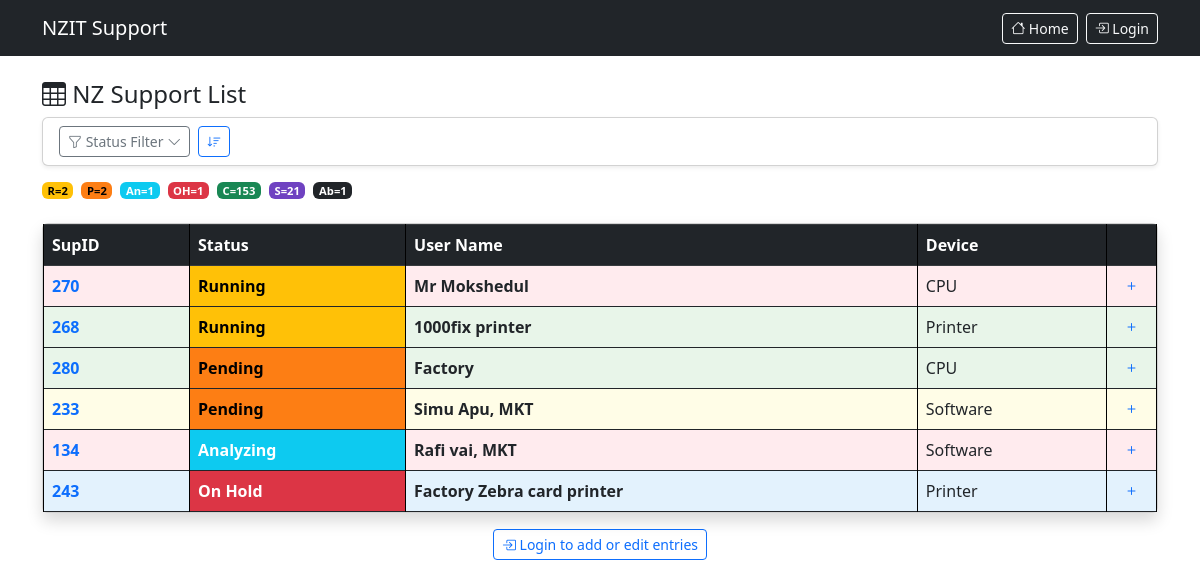
The page /nzsupportlist.php on the database its author committed.
### tables this page shows
CREATE TABLE `nzsupportlist` (
  `id` int(11) NOT NULL AUTO_INCREMENT,
  `sup_id` varchar(50) NOT NULL,
  `status` varchar(50) DEFAULT 'Pending',
  `user_name` varchar(100) NOT NULL,
  `device` varchar(200) DEFAULT NULL,
  `support_person` varchar(100) DEFAULT NULL,
  `start_date` date DEFAULT NULL,
  `description` text DEFAULT NULL,
  `remarks` text DEFAULT NULL,
  `deadline` date DEFAULT NULL,
  `remaining_days` int(11) DEFAULT 0,
  `end_date` date DEFAULT NULL,
  `created_at` timestamp NOT NULL DEFAULT current_timestamp(),
  PRIMARY KEY (`id`)
);

### config.php (called while the page is built, shortened)
<?php
function isLoggedIn() {
    return isset($_SESSION['user_id']);
}

### nzsupportlist.php (the view, shortened to what this page needs)
<?php
require_once 'config.php';
$statuses = $conn->query("SELECT * FROM statuses ORDER BY sort_order");
$status_order = []; $colors = []; $text_colors = [];
if ($statuses && $statuses->num_rows > 0) {
    $statuses->data_seek(0);
    while ($s = $statuses->fetch_assoc()) {
        $status_order[$s['name']] = $s['abbreviation'] ?: substr($s['name'], 0, 2);
        $colors[$s['name']] = $s['color'];
        $text_colors[$s['name']] = $s['text_color'];
    }
}
$result = $conn->query("SELECT * FROM nzsupportlist ORDER BY id DESC");
$status_counts = [];
$cnt_res = $conn->query("SELECT status, COUNT(*) AS cnt FROM nzsupportlist GROUP BY status");
if ($cnt_res) {
    while ($c = $cnt_res->fetch_assoc()) {
        $status_counts[$c['status']] = $c['cnt'];
    }
}
?>
<!DOCTYPE html>
<html lang="en">
<head>
    <link href="https://cdn.jsdelivr.net/npm/bootstrap@5.3.0/dist/css/bootstrap.min.css" rel="stylesheet">
    <link href="https://cdn.jsdelivr.net/npm/bootstrap-icons@1.11.0/font/bootstrap-icons.css" rel="stylesheet">
</head>
<body>
    <nav class="navbar navbar-expand-lg navbar-dark bg-dark">
        <div class="container">
            <a class="navbar-brand" href="index.php">NZIT Support</a>
            <div class="d-flex align-items-center gap-2">
                <?php if (isLoggedIn()): ?>
                    <span class="text-light me-2">
                        <i class="bi bi-person-circle"></i> <?= htmlspecialchars($_SESSION['username']) ?>
                        <?php if (isAdmin()): ?>
                            <span class="badge bg-danger ms-1">ADMIN</span>
                        <?php endif; ?>
                    </span>
                    <a href="index.php" class="btn btn-outline-light btn-sm">
                        <i class="bi bi-house"></i> Home
                    </a>
                    <?php if (isAdmin()): ?>
                        <a href="admin.php" class="btn btn-outline-warning btn-sm">
                            <i class="bi bi-gear"></i> Admin Panel
                        </a>
                    <?php endif; ?>
                    <a href="logout.php" class="btn btn-outline-light btn-sm">Logout</a>
                <?php else: ?>
                    <a href="index.php" class="btn btn-outline-light btn-sm">
                        <i class="bi bi-house"></i> Home
                    </a>
                    <a href="login.php" class="btn btn-outline-light btn-sm">
                        <i class="bi bi-box-arrow-in-right"></i> Login
                    </a>
                <?php endif; ?>
            </div>
        </div>
    </nav>
    <div class="container py-4">
        <div class="d-flex flex-wrap justify-content-between align-items-center mb-2 gap-2">
            <h4 class="mb-0"><i class="bi bi-table"></i> NZ Support List</h4>
        </div>
        <div class="card shadow-sm mb-3">
            <div class="card-body py-2 px-3">
                <div class="row g-2 align-items-center">
                    <div class="col-md-8">
                        <div class="d-flex flex-wrap align-items-center gap-2">
                            <button class="btn btn-outline-secondary btn-sm" type="button" data-bs-toggle="collapse" data-bs-target="#statusFilterCollapse" aria-expanded="false">
                                <i class="bi bi-funnel"></i> Status Filter <i class="bi bi-chevron-down"></i>
                            </button>
                            <button class="btn btn-outline-primary btn-sm" type="button" onclick="sortByPriority()" title="Sort by Priority"><i class="bi bi-sort-down"></i></button>
                        </div>
                    </div>
                </div>
            </div>
        </div>
        <div class="d-flex flex-wrap align-items-center gap-2 mb-3">
            <?php foreach ($status_order as $status => $abbr): ?>
                <?php $cnt = $status_counts[$status] ?? 0; ?>
                <span class="badge fw-bold" style="padding:0.2rem 0.35rem;background:<?= $colors[$status] ?>;color:<?= $text_colors[$status] ?>;font-size:0.7rem;">
                    <?= $abbr ?>=<?= $cnt ?>
                </span>
            <?php endforeach; ?>
        </div>
        <div class="card shadow">
            <div class="card-body p-0">
                <div class="table-responsive">
                    <table class="table table-bordered table-hover mb-0">
                        <thead class="table-dark">
                            <tr>
                                <th>SupID</th>
                                <th>Status</th>
                                <th>User Name</th>
                                <th>Device</th>
                                <th width="50"></th>
                            </tr>
                        </thead>
                        <tbody>
                            <?php if ($result && $result->num_rows > 0): ?>
                                <?php $shade_idx = 0; while ($row = $result->fetch_assoc()): ?>
                                    <tr class="main-row shade-<?= $shade_idx ?>" data-id="<?= $row['id'] ?>">
                                        <td style="cursor:pointer;" class="sup-id-cell">
                                            <strong class="text-primary"><?= htmlspecialchars($row['sup_id']) ?></strong>
                                        </td>
                                        <?php
                                        $st = trim($row['status']);
                                        $bg = $colors[$st] ?? '#6c757d';
                                        $tc = $text_colors[$st] ?? '#fff';
                                        ?>
                                        <td class="status-cell" style="cursor:pointer;background:<?= $bg ?>;color:<?= $tc ?>;">
                                            <span class="status-badge fw-bold"><?= htmlspecialchars($row['status']) ?></span>
                                        </td>
                                        <td><strong><?= htmlspecialchars($row['user_name']) ?></strong></td>
                                        <td><?= htmlspecialchars($row['device']) ?></td>
                                        <td class="text-center" style="cursor:pointer;">
                                            <i class="bi bi-plus toggle-icon text-primary"></i>
                                        </td>
                                    </tr>
                                <?php $shade_idx = ($shade_idx + 1) % 4; endwhile; ?>
                            <?php endif; ?>
                        </tbody>
                    </table>
                </div>
            </div>
        </div>
        <?php if (!isLoggedIn()): ?>
            <div class="text-center mt-3">
                <a href="login.php" class="btn btn-outline-primary btn-sm">
                    <i class="bi bi-box-arrow-in-right"></i> Login to add or edit entries
                </a>
            </div>
        <?php endif; ?>
    </div>
</body>
</html>

### nzsupportlist.php (style rules this page uses)
.main-row td { vertical-align: middle; }
.table-bordered, .table-bordered td, .table-bordered th { border-color: #000 !important; }
.table-bordered { border: none !important; }
.main-row.shade-0 td:not(.status-cell) { background: #ffebee; }
.main-row.shade-1 td:not(.status-cell) { background: #fffde7; }
.main-row.shade-2 td:not(.status-cell) { background: #e8f5e9; }
.main-row.shade-3 td:not(.status-cell) { background: #e3f2fd; }
.main-row { transition: all 0.2s ease; }
.status-cell { font-weight: 600; }
.table-responsive { overflow-x: auto; -webkit-overflow-scrolling: touch; }

### rows shown on the page
nzsupportlist: sup "280", status "Pending", user_name "Factory", device "CPU"
nzsupportlist: sup "270", status "Running", user_name "Mr Mokshedul", device "CPU"
nzsupportlist: sup "268", status "Running", user_name "1000fix printer", device "Printer"
nzsupportlist: sup "243", status "On Hold", user_name "Factory Zebra card printer", device "Printer"
nzsupportlist: sup "233", status "Pending", user_name "Simu Apu, MKT", device "Software"
nzsupportlist: sup "134", status "Analyzing", user_name "Rafi vai, MKT", device "Software"

### other values the page prints
$abbr "R"
$cnt "2"
$abbr "P"
$abbr "An"
$cnt "1"
$abbr "OH"
$abbr "C"
$cnt "153"
$abbr "S"
$cnt "21"
$abbr "Ab"
